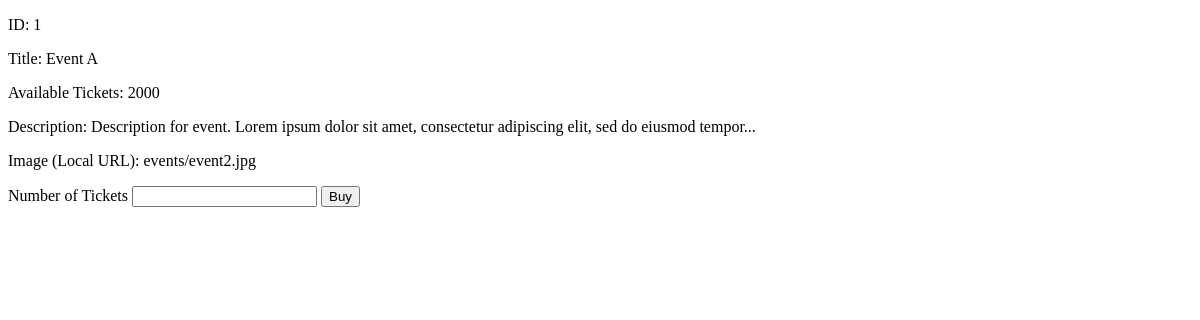
The page /buy_ticket/1/ on the database as committed earlier.
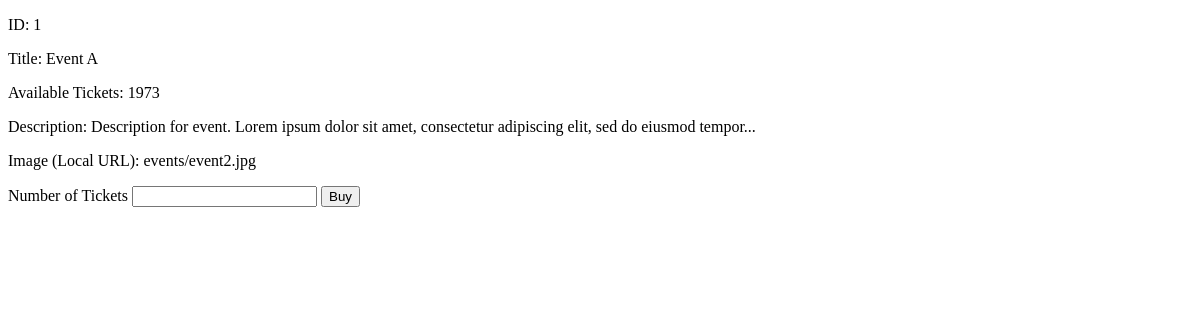
The same page on the database as committed later.
### project_app/models.py (models this page shows)
class Event(models.Model):
    title = models.CharField(max_length=255)
    location = models.CharField(max_length=255)
    image = models.ImageField(upload_to="events", default="events/event1.jpg")
    date = models.DateTimeField()
    description = models.CharField(max_length=300, default="Description for event. Lorem ipsum dolor sit amet, consectetur adipiscing elit, sed do eiusmod tempor... ")
    available_tickets = models.IntegerField()
    artists = models.ManyToManyField(AppUser, related_name="artists")
    organizer = models.ForeignKey(AppUser, related_name="organizer", on_delete=models.CASCADE)

### project_app/views.py (the view, shortened to what this page needs)
# urls.py: path('buy_ticket/<int:event_id>/', views.buy_ticket, name='buy_ticket'),
def buy_ticket(request, event_id):
    event = get_object_or_404(Event, pk=event_id)
    return render(request, 'buy_ticket.html', {'event': event})

### project_app/templates/buy_ticket.html (shortened to what this page needs)
<!DOCTYPE html>
<html lang="en">
<head>
</head>
<body>
<p>ID: {{ event.id }}</p>
<p>Title: {{ event.title }}</p>
<p>Available Tickets: {{ event.available_tickets }}</p>
<p>Description: {{ event.description }}</p>
<p>Image (Local URL): {{ event.image }}</p>
<form method="post" action="{% url 'buy_ticket' event.id %}">
        <label for="number_of_tickets">Number of Tickets</label>
        <input id="number_of_tickets" type="number" name="number_of_tickets" required>
        <button class="btn btn-primary" type="submit">Buy</button>
    </form>
</body>
</html>

Rows that differ between the two databases and show on the page:
changed Event "Event A": available_tickets "2000" → "1973"
